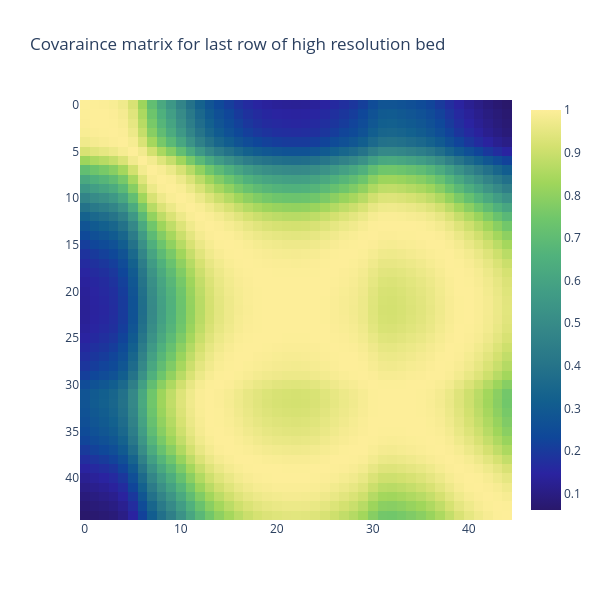

The notebook cell saved with this chart:
### Code cell
# Detach from computational graph
fig = go.Figure(go.Heatmap(z = kp_covariance_function(scaled_hr_scene_bed_tensor[44, :], lambda_p = 0.6), colorscale = 'haline'))
fig.update_layout(autosize = False, height = 600, width = 600, title = "Covaraince matrix for last row of high resolution bed")
fig.update_yaxes(autorange = "reversed")
fig.show()

### Figure 1 — Plotly figure (JSON) as saved in the notebook; plotly's stock layout.template omitted (floating-point values rounded to 4 significant figures; data arrays with more than 128 entries replaced by an {"elided": "..."} marker saying what was removed)
{"data": [{"colorscale": [[0, "rgb(41, 24, 107)"], [0.09091, "rgb(42, 35, 160)"], [0.1818, "rgb(15, 71, 153)"], [0.2727, "rgb(18, 95, 142)"], [0.3636, "rgb(38, 116, 137)"], [0.4545, "rgb(53, 136, 136)"], [0.5455, "rgb(65, 157, 133)"], [0.6364, "rgb(81, 178, 124)"], [0.7273, "rgb(111, 198, 107)"], [0.8182, "rgb(160, 214, 91)"], [0.9091, "rgb(212, 225, 112)"], [1, "rgb(253, 238, 153)"]], "type": "heatmap", "z": {"elided": "45x45 float values"}}], "layout": {"autosize": false, "height": 600, "title": {"text": "Covaraince matrix for last row of high resolution bed"}, "width": 600, "yaxis": {"autorange": "reversed"}}}
